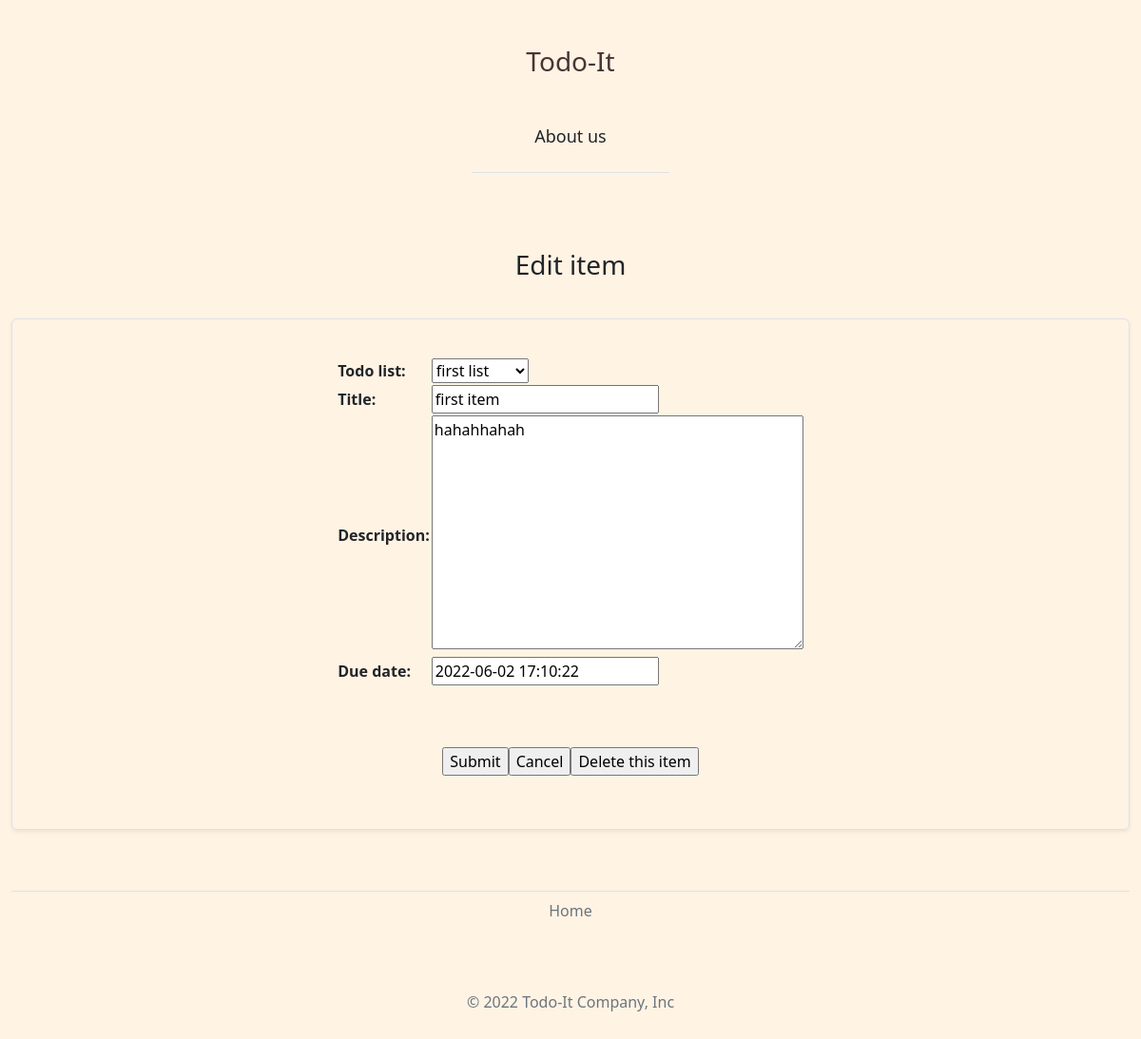
The app's page /list/6/item/6/, older data.
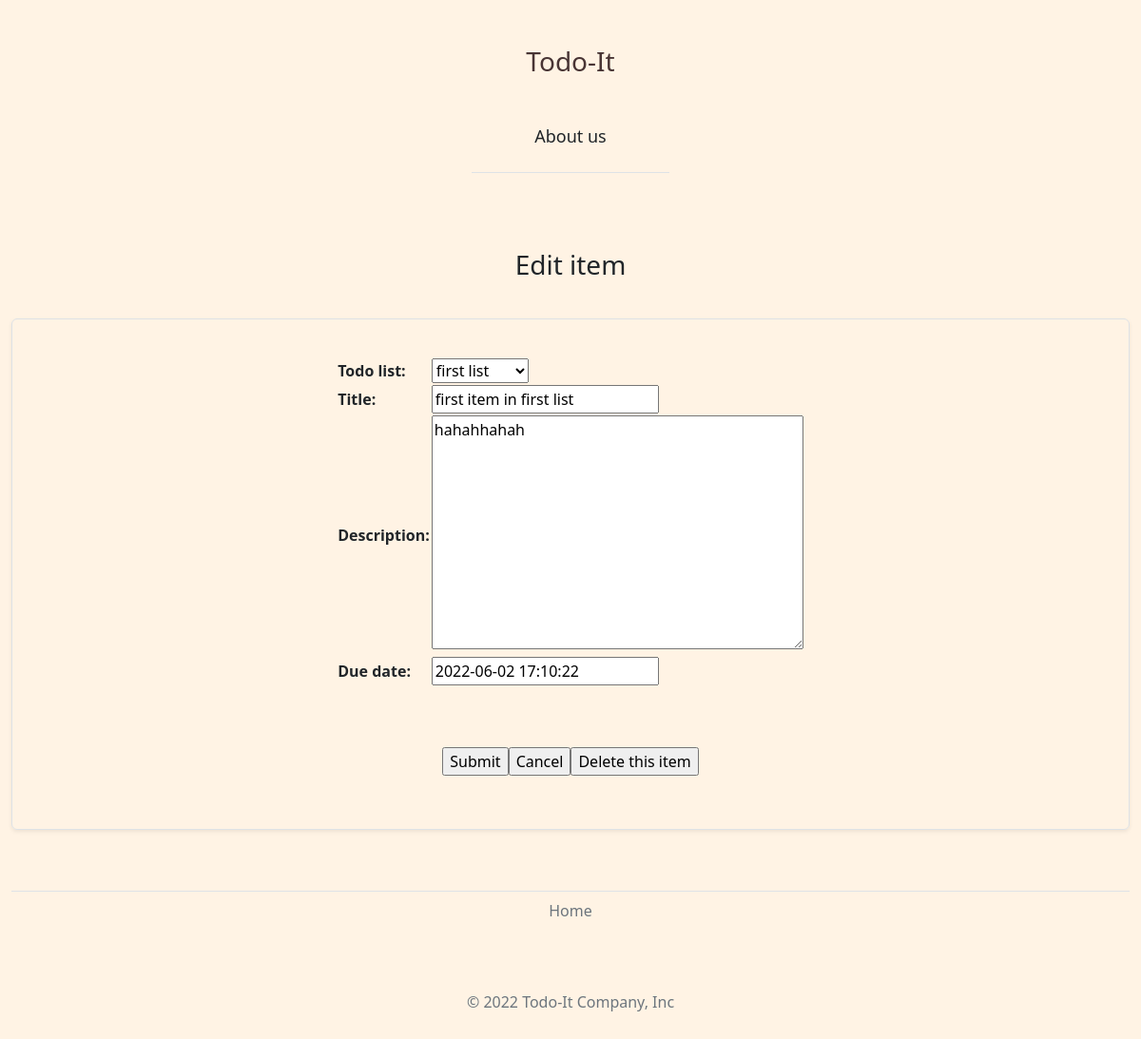
The same page, newer data.
### todo_app/models.py (models this page shows, shortened)
class ToDoList(models.Model):
    title = models.CharField(max_length=100, unique=True)
    def __str__(self):
        return self.title

class ToDoItem(models.Model):
    title = models.CharField(max_length=100)
    description = models.TextField(null=True, blank=True)
    created_date = models.DateTimeField(auto_now_add=True)
    due_date = models.DateTimeField(default=one_week_hence)
    todo_list = models.ForeignKey(ToDoList, on_delete=models.CASCADE)
    class Meta:
        ordering = ["due_date"]

### todo_app/views.py (the view, shortened to what this page needs)
class ItemUpdate(UpdateView):
    model = ToDoItem
    fields = [
        "todo_list",
        "title",
        "description",
        "due_date",
    ]
    def get_context_data(self):
        context = super(ItemUpdate, self).get_context_data()
        context["todo_list"] = self.object.todo_list
        context["title"] = "Edit item"
        return context

### todo_app/templates/todo_app/todoitem_form.html (shortened to what this page needs)
{% extends "base.html" %}
{% block content %}
<h3 class="container-fluid d-flex flex-wrap align-items-center justify-content-center justify-content-md-evenly mx-auto py-3 mb-4"
>{{ title }}</h3>
<form method="post" class="container-fluid border fw-normal shadow-sm p-2 mb-5 rounded d-flex flex-wrap align-items-center justify-content-center justify-content-md-evenly mx-auto py-3 mb-4"
>
    <table class="container-fluid d-flex flex-wrap align-items-center justify-content-center mx-auto py-4 mb-4"
    >
        {{ form.as_table }}
    </table>
    <div class="container-fluid d-flex flex-wrap align-items-center justify-content-center justify-content-md-center mx-auto py-3 mb-4"
    >
       <input
        value="Submit"
        type="submit">
    <input
        value="Cancel"
        type="button"
        onclick="location.href='{% url "list" todo_list.id %}'">
    {% if object %}
        <input
            value="Delete this item"
            type="button"
            onclick="location.href=
            '{% url "item-delete" todo_list.id object.id %}'">
    {% endif %}
</div>
</form>
{% endblock %}

Row changes from the older to the newer data that the page shows:
changed through a linked row, ToDoList "Cancel": title "first item" → "first item in first list"
